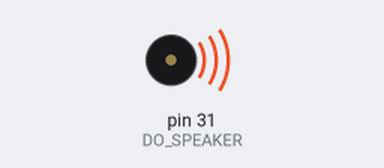
The sketch below on a simulated Arduino Mega 2560, built with avr-gcc and run on an emulated ATmega2560. Parts: buzzer (waves = sounding).

Above: at 0.1 s.
Timing chart, 0 to 40.0 s (numbered marks = the images above):
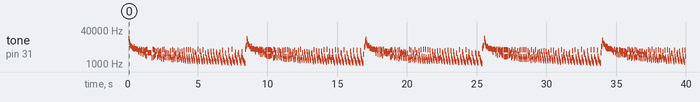

Measured:
- by itself, tone on pin 31 (DO_SPEAKER): plays 16688 Hz for 0.04 s, 10445 Hz for 0.04 s, 8654 Hz for 0.04 s, 7417 Hz for 0.12 s, 6406 Hz for 0.04 s, 5728 Hz for 0.04 s … (920 notes in this stretch)

The sketch:

Test_Tone.ino
```cpp
#define DO_SPEAKER 31  // Pin for Speaker-Output

void setup() {
  // put your setup code here, to run once:
  pinMode(DO_SPEAKER, OUTPUT);
}

unsigned char u8Volume;
void loop() {
  int i;
  int o;

  // put your main code here, to run repeatedly:
  for (o = 0; o < 100; o++) {
    for (i = 0; i < o * 5; i++){
      digitalWrite(DO_SPEAKER, HIGH);
      delayMicroseconds(i);
      digitalWrite(DO_SPEAKER, LOW);
      delayMicroseconds(i);


    }
  }

   for (o = 100; o > 0; o--) {
    for (i = 99; i > o * 5; i--){
      digitalWrite(DO_SPEAKER, HIGH);
      delayMicroseconds(i);
      digitalWrite(DO_SPEAKER, LOW);
      delayMicroseconds(i);


    }
  }
}

    //  analogWrite(DO_SPEAKER, u8Volume++);
  //    if (u8Volume > 50){
  //      u8Volume = 0;
  //    }
    //  delay(100);
    //  digitalWrite(DO_SPEAKER, LOW);
```
